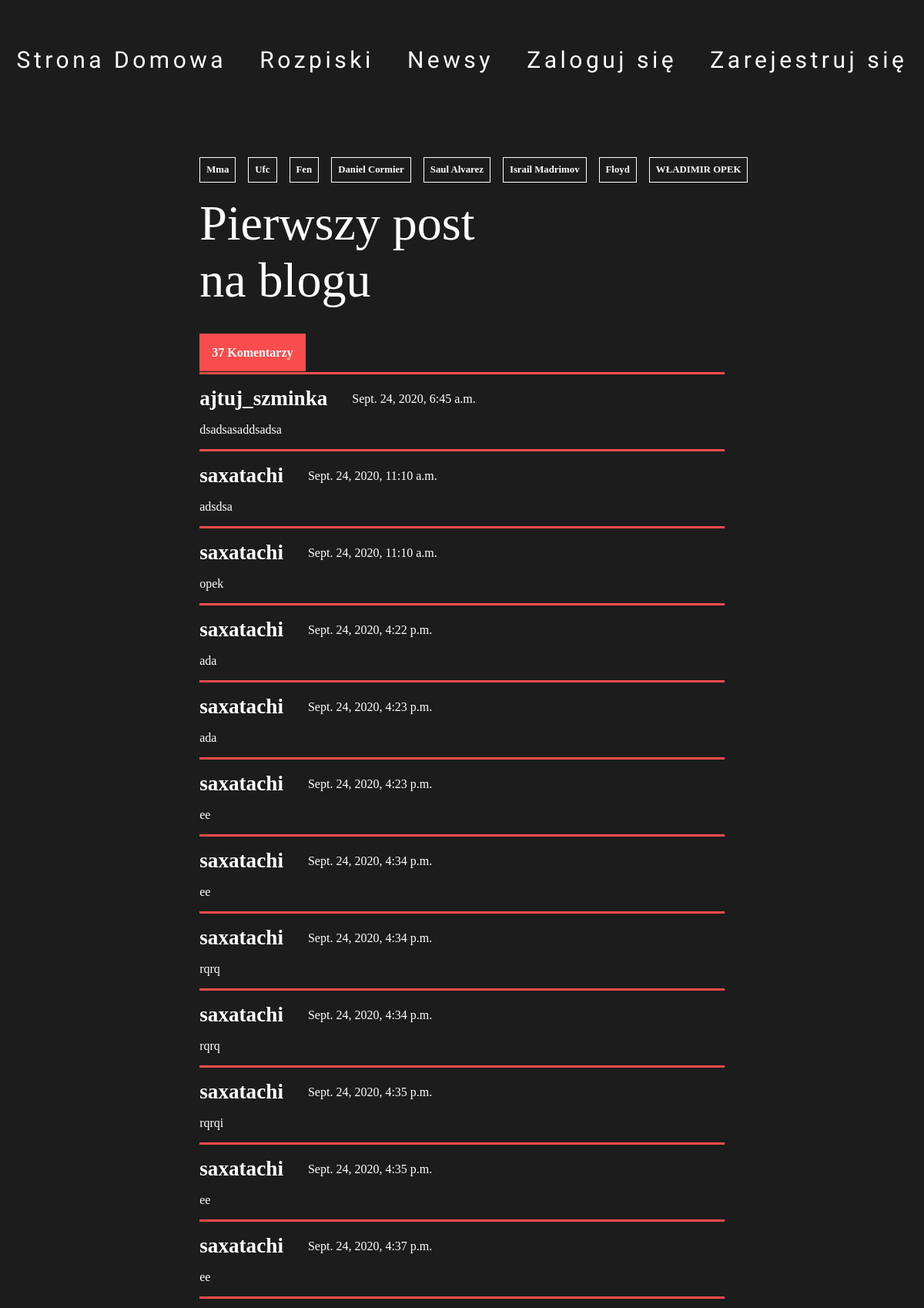
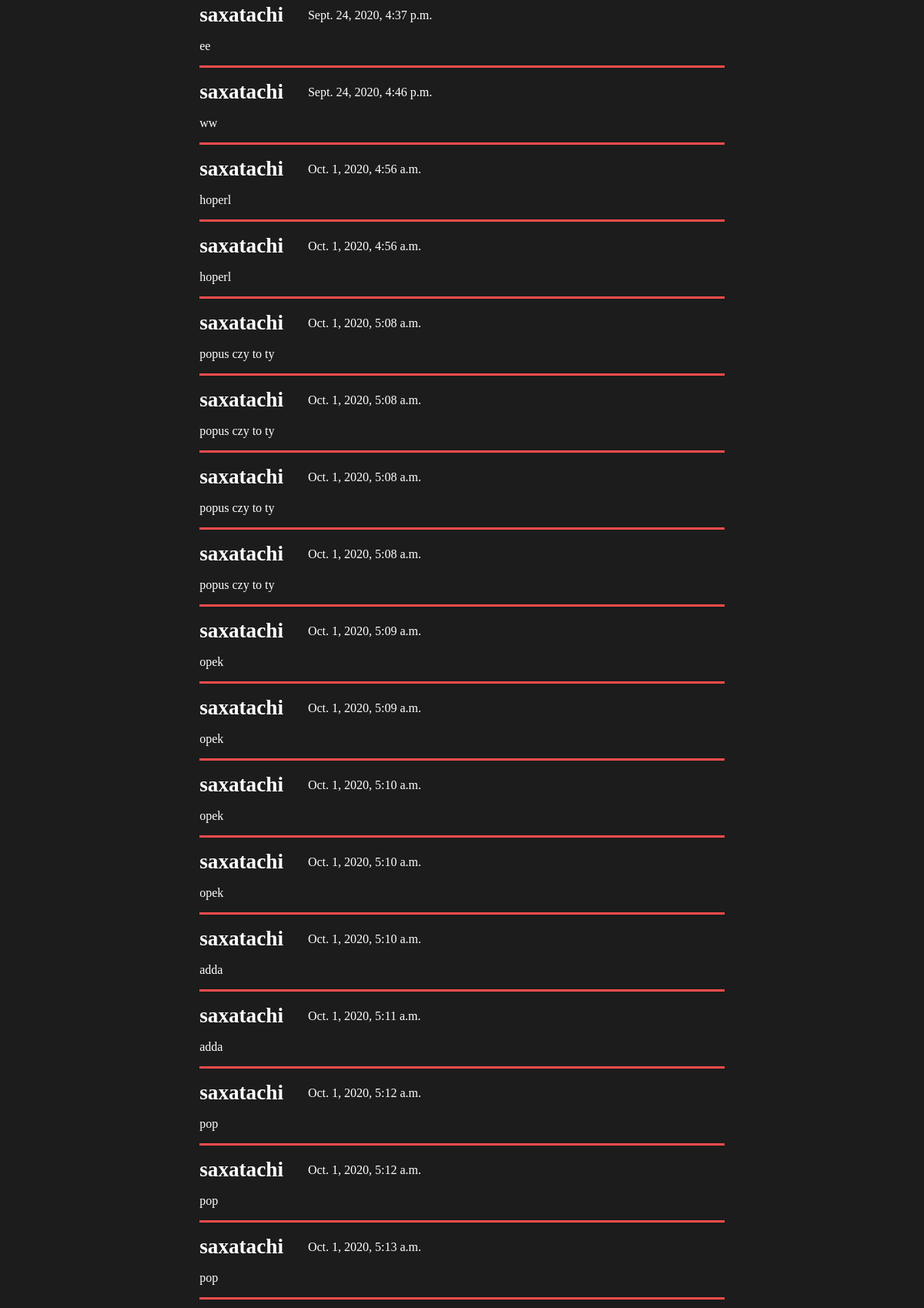
The page /post/Pierwszy_post/ (upper part) on the database its author committed (2 pictures, top to bottom).
### blogapp/models.py (models this page shows, shortened)
class Tag(models.Model):
        name = models.CharField(max_length=32)
        slug = models.SlugField(max_length=128,null=True,blank=True)
        def __str__(self):
            return self.name

class Post(models.Model):
        author = models.ForeignKey(User,on_delete=models.CASCADE)
        category = models.ForeignKey(Category,on_delete=models.CASCADE)
        title = models.CharField(max_length=64)
        symbol = models.CharField(max_length=2)
        short_description = models.CharField(max_length=200,default="")
        image = models.ImageField(default="")
        tags = models.ManyToManyField(Tag)
        slug = models.SlugField(max_length=128,null=True,blank=True)
        content = RichTextField()
        content2 = RichTextUploadingField(blank=True,null=True)
        clicks = models.IntegerField(default=0)
        updated_on = models.DateTimeField(auto_now=True,null=False, blank=False,)
        created_on = models.DateTimeField(auto_now=True,null=False, blank=False,)#auto_now_add
        publish_on = models.DateTimeField(auto_now=True,null=False, blank=False,)
        list_display = ('title', 'category', 'tags', 'author', 'publish_on','created_on','updated_on')
        search_fields = ['title','byline','symbol']
        list_filter = ['publish_on','created_on']
        date_hierarchy = 'pub_date'
        hit_count_generic = GenericRelation(HitCount, object_id_field='object_p',related_query_name='hit_count_generic_relation')

class Comment(models.Model):
    post = models.ForeignKey(Post, on_delete=models.CASCADE, related_name='comments')
    author = models.ForeignKey(settings.AUTH_USER_MODEL,on_delete=models.CASCADE)
    text = models.TextField()
    created_date = models.DateTimeField(default=timezone.now)
    approved_comment = models.BooleanField(default=False)

### blogapp/views.py (the view, shortened to what this page needs)
# urls.py: path('post/<slug:slug>/',views.post_detail,name='post_detail'),
@csrf_exempt
def post_detail(request,slug):
    post = Post.objects.get(slug=slug)
    post.clicks = post.clicks + 1
    post.save()
    radioposts=Post.objects.all()
    comments = post.comments.filter()
    posts = Post.objects.all()
    tags = Tag.objects.all()
    editors = EditorProfile.objects.all()
    context = {'post': post,'tags':tags,'editors':editors,'posts':posts,'comments':comments,'radioposts':radioposts}
    return render(request,'blogapp/post_detail.html',context)

### blogapp/models.py (called while the page is built)
def pre_save_post_receiver(sender,instance,*args,**kwargs):
    if not instance.slug:
        instance.slug = create_slug(instance)

### blogapp/templates/blogapp/post_detail.html (shortened to what this page needs)
{% extends 'blogapp/main.html' %}
{% load static %}
{% block content %}
<div class="post">
    <div class="post__detail">
        <div class="post__meta">
            <div class="post__meta__tags">
                {% for tag in post.tags.all %}
                <div class="post__meta__tags-tag" onClick="onClick('{% url 'tag_detail' tag.slug %}')">
                    {{tag}}
                </div>
                {% endfor %}
            </div>
            <div class="post__meta__title">
                {{post.title}}
            </div>
        </div>
        <div class="post__comments">
            <div class="post__comments-title"><span>{{comments|length}} Komentarzy</span></div>
            {% for comment in comments %}
            <div class="post__comments__comment">
                <div class="post__comments__comment__top">
                    <div class="post__comments__comment__top-user">
                        {{comment.author}}
                    </div>
                    <div class="post__comments__comment__top-data">
                        {{comment.created_date}}
                    </div>
                </div>
                <div class="post__comments__comment-content">
                    {{comment.text}}
                </div>
            </div>
            {% endfor %}
        </div>
</div>
{% endblock %}

### blogapp/templates/blogapp/main.html (shortened to what this page needs)
{% load static %}
{% load fontawesome_5 %}
<!DOCTYPE html>
<html lang="en">
<head>
    {% fontawesome_5_static %}
    <link href="{% static 'blogapp/css/dashboard.css' %}" rel="stylesheet">
    <link href="{% static 'blogapp/css/tags.css' %}" rel="stylesheet">
    <link href="{% static 'blogapp/css/post.css' %}" rel="stylesheet">
    <link href="{% static 'blogapp/css/loginok.css' %}" rel="stylesheet">
</head>
    <body>
        {% include 'blogapp/navbar.html' %}
        {% block content %}
        {% endblock %}
    </body>
</html>

### blogapp/templates/blogapp/navbar.html (shortened to what this page needs)
{% load static %}
{% load fontawesome_5 %}
<link href="{% static 'blogapp/css/navbar.css' %}" rel="stylesheet">
<ul class="navbar">
    <li class="navbar__left"><a href={% url 'index' %} class="navbar__item">Strona Domowa</a></li>
    <li class="navbar__left"><a class="navbar__item">Rozpiski</a></li>
    <li class="navbar__left" id="news"><a class="navbar__item">Newsy</a></li>
    {% if user.is_authenticated %}
    <li class="navbar__right"><a class="navbar__item">Witaj {{user}}</a></li>
    <li class="navbar__right"><a href="/logout/" class="navbar__item">Wyloguj się</a></li>
    {% else %}
    <li class="navbar__right"><a href="/login/" class="navbar__item">Zaloguj się</a></li>
    <li class="navbar__right"><a class="navbar__item">Zarejestruj się</a></li>
    {% endif %}
</ul>

### blogapp/static/blogapp/css/dashboard.css (style rules this page uses)
* { margin: 0; padding: 0; box-sizing: border-box; color: white; }
body { background-color: #1C1C1C; }

### blogapp/static/blogapp/css/post.css (style rules this page uses)
.post { display: flex; padding-left: 2rem; padding-right: 2rem; margin-top: 2rem; justify-content: center; }
.post__comments__comment { padding-top: 1rem; padding-bottom: 1rem; border-bottom: 3px solid #F94C4C; }
.post__comments__comment-content { padding-top: 1rem; font-weight: 500; }
.post__comments__comment__top { display: flex; }
.post__comments__comment__top-user { display: flex; align-items: center; font-weight: 700; font-size: 1.7rem; margin-right: 2rem; }
.post__comments__comment__top-data { display: flex; align-items: center; }
.post__comments-title { border-bottom: solid 3px #F94C4C; padding-bottom: 1rem; padding-top: 1rem; font-weight: 700; margin-top: 2rem; }
.post__comments-title span { background-color: #F94C4C; padding: 1rem; font-size: 1rem; }
.post__detail { width: 60%; }
.post__meta { display: flex; width: 60%; padding-top: 3rem; flex-direction: column; }
.post__meta__title { font-size: 4rem; padding-top: 1rem; }
.post__meta__tags { display: flex; flex-direction: row; }
.post__meta__tags-tag { padding: 0.5rem; font-size: 0.8rem; color: white; border: 1px solid white; margin-right: 1rem; font-weight: 700; white-space: nowrap; }

### blogapp/static/blogapp/css/navbar.css (style rules this page uses)
.navbar { display: flex; color: white; justify-content: space-around; list-style: none; padding-top: 2rem; position: sticky; }
.navbar__right { font-family: 'Rochester'; font-style: normal; font-weight: normal; font-size: 30px; line-height: 62px; color: #FFFFFF; white-space: nowrap; }
@media screen and (max-width: 1400px) { .navbar__right { font-size: 30px; } }
.navbar__left { white-space: nowrap; font-family: 'Rochester'; font-style: normal; font-weight: normal; font-size: 30px; line-height: 62px; color: #FFFFFF; }
@media screen and (max-width: 1400px) { .navbar__left { font-size: 30px; } }
a.navbar__item { font-family: 'Rochester'; color: white; text-decoration: none; letter-spacing: 0.15em; display: inline-block; padding: 15px 20px; position: relative; }
a:after { background: none repeat scroll 0 0 transparent; bottom: 0; content: ""; display: block; height: 2px; left: 50%; position: absolute; background: #fff; transition: width 0.3s ease 0s, left 0.3s ease 0s; width: 0; }

### rows shown on the page
Tag: name "Mma"
Tag: name "Ufc"
Tag: name "Fen"
Tag: name "Daniel Cormier"
Tag: name "Saul Alvarez"
Tag: name "Israil Madrimov"
Tag: name "Floyd"
Tag: name "WŁADIMIR OPEK"
Post: title "Pierwszy post na blogu"
Comment: author "ajtuj_szminka", created_date "Sept. 24, 2020, 6:45 a.m.", text "dsadsasaddsadsa"
Comment: author "saxatachi", created_date "Sept. 24, 2020, 11:10 a.m.", text "adsdsa"
Comment: author "saxatachi", created_date "Sept. 24, 2020, 11:10 a.m.", text "opek"
Comment: author "saxatachi", created_date "Sept. 24, 2020, 4:22 p.m.", text "ada"
Comment: author "saxatachi", created_date "Sept. 24, 2020, 4:23 p.m.", text "ada"
Comment: author "saxatachi", created_date "Sept. 24, 2020, 4:23 p.m.", text "ee"
Comment: author "saxatachi", created_date "Sept. 24, 2020, 4:34 p.m.", text "ee"
Comment: author "saxatachi", created_date "Sept. 24, 2020, 4:34 p.m.", text "rqrq"
Comment: author "saxatachi", created_date "Sept. 24, 2020, 4:34 p.m.", text "rqrq"
Comment: author "saxatachi", created_date "Sept. 24, 2020, 4:35 p.m.", text "rqrqi"
Comment: author "saxatachi", created_date "Sept. 24, 2020, 4:35 p.m.", text "ee"
Comment: author "saxatachi", created_date "Sept. 24, 2020, 4:37 p.m.", text "ee"
Comment: author "saxatachi", created_date "Sept. 24, 2020, 4:37 p.m.", text "ee"
Comment: author "saxatachi", created_date "Sept. 24, 2020, 4:46 p.m.", text "ww"
Comment: author "saxatachi", created_date "Oct. 1, 2020, 4:56 a.m.", text "hoperl"
Comment: author "saxatachi", created_date "Oct. 1, 2020, 4:56 a.m.", text "hoperl"
Comment: author "saxatachi", created_date "Oct. 1, 2020, 5:08 a.m.", text "popus czy to ty"
Comment: author "saxatachi", created_date "Oct. 1, 2020, 5:08 a.m.", text "popus czy to ty"
Comment: author "saxatachi", created_date "Oct. 1, 2020, 5:08 a.m.", text "popus czy to ty"
Comment: author "saxatachi", created_date "Oct. 1, 2020, 5:08 a.m.", text "popus czy to ty"
Comment: author "saxatachi", created_date "Oct. 1, 2020, 5:09 a.m.", text "opek"
Comment: author "saxatachi", created_date "Oct. 1, 2020, 5:09 a.m.", text "opek"
Comment: author "saxatachi", created_date "Oct. 1, 2020, 5:10 a.m.", text "opek"
Comment: author "saxatachi", created_date "Oct. 1, 2020, 5:10 a.m.", text "opek"
Comment: author "saxatachi", created_date "Oct. 1, 2020, 5:10 a.m.", text "adda"
Comment: author "saxatachi", created_date "Oct. 1, 2020, 5:11 a.m.", text "adda"
Comment: author "saxatachi", created_date "Oct. 1, 2020, 5:12 a.m.", text "pop"
Comment: author "saxatachi", created_date "Oct. 1, 2020, 5:12 a.m.", text "pop"
Comment: author "saxatachi", created_date "Oct. 1, 2020, 5:13 a.m.", text "pop"

### other values the page prints
{{ comments|length }} "37"
